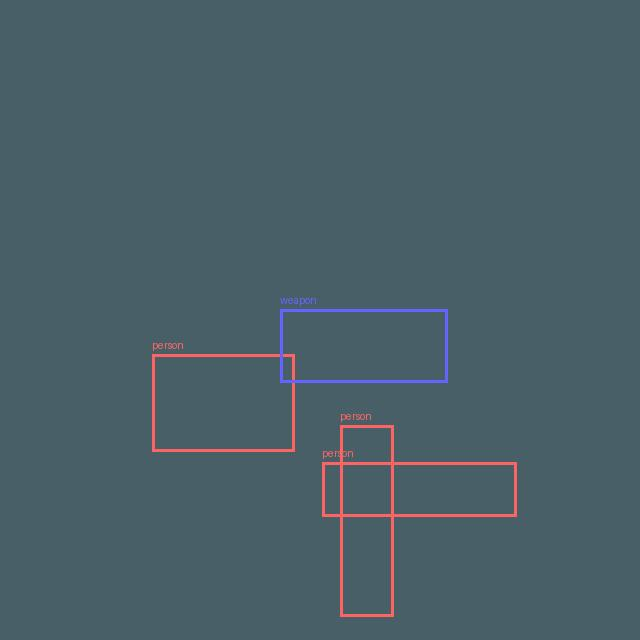
#> input picture data/images/train/train_0000.jpg, 640 x 640 px
$ python -i clahe.py   (imports and definitions only)
#> lines starting #> are read from the running program, lines starting #| are printed output that depends on the picture
#> further down, picture is the input picture: shape (640, 640, 3); mean B, G, R 103.5, 95.1, 74.1
import cv2
import numpy as np

def clahe_enhance(image: np.ndarray, clip_limit: float = 2.0, grid_size: tuple = (8, 8)) -> np.ndarray:
    """
    Apply Contrast Limited Adaptive Histogram Equalization (CLAHE) to enhance visibility.
    Useful for fog, low light, and thermal imagery.
    """
#> called with clip_limit = 2, grid_size = (8, 8)
    if image is None:
        return None

    # Convert to LAB color space
    lab = cv2.cvtColor(image, cv2.COLOR_BGR2LAB)
#> lab: shape (640, 640, 3); mean of channels 0, 1, 2 99.7, 122.9, 121.1
    l, a, b = cv2.split(lab)
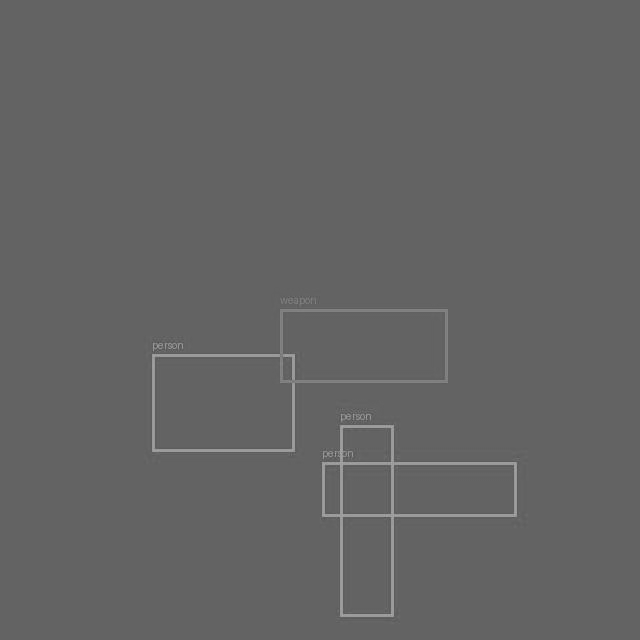
#> l: shape (640, 640); min 70, max 176, mean 99.7
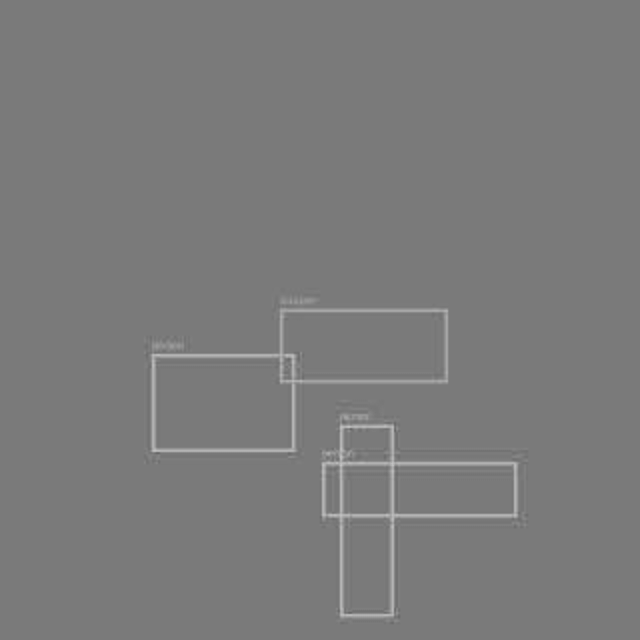
#> a: shape (640, 640); min 102, max 195, mean 122.9

    # Apply CLAHE to L-channel
    clahe = cv2.createCLAHE(clipLimit=clip_limit, tileGridSize=grid_size)
    cl = clahe.apply(l)

    # Merge channels and convert back to BGR
    limg = cv2.merge((cl, a, b))
#> limg: shape (640, 640, 3); mean of channels 0, 1, 2 102.4, 122.9, 121.1
    enhanced = cv2.cvtColor(limg, cv2.COLOR_LAB2BGR)

    return enhanced

def dark_channel_prior(image: np.ndarray) -> np.ndarray:
    """
    Placeholder for Dark Channel Prior based dehazing.
    """
    # Simplified placeholder implementation
    return clahe_enhance(image, clip_limit=3.0)

>>> import cv2
>>> picture = cv2.imread('../../data/images/train/train_0000.jpg')
>>> result = clahe_enhance(picture)

$ run again, on data/images/train/train_0001.jpg
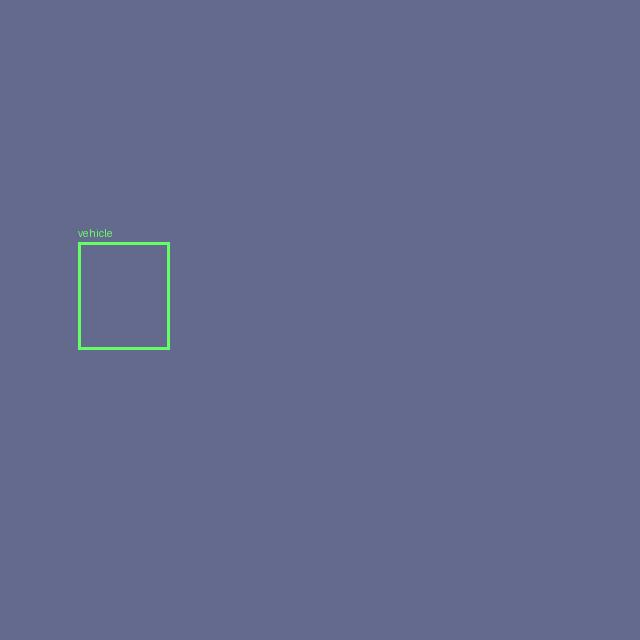
#> input picture data/images/train/train_0001.jpg, 640 x 640 px
#> picture is the input picture: shape (640, 640, 3); mean B, G, R 141.9, 106.4, 100
#> lab: shape (640, 640, 3); mean of channels 0, 1, 2 116.3, 134.7, 107.3
#> in clahe_enhance, `l, a, b = cv2.split(lab)`:
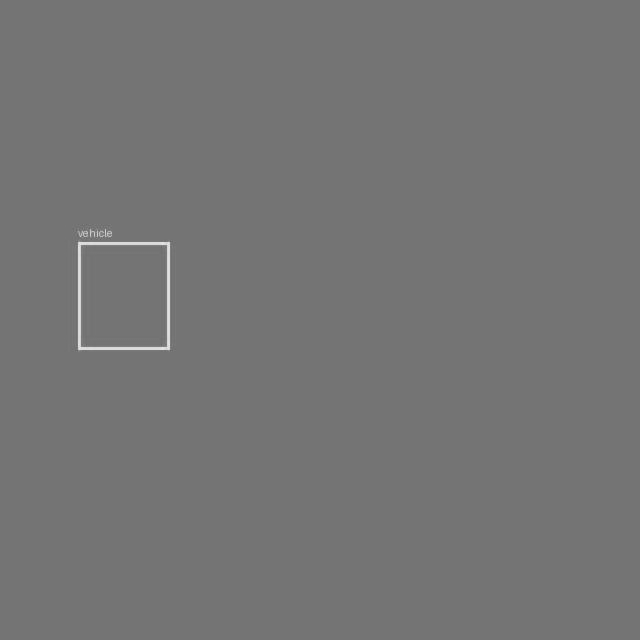
#> l: shape (640, 640); min 93, max 233, mean 116.3
#> limg: shape (640, 640, 3); mean of channels 0, 1, 2 118.7, 134.7, 107.3

$ run again, on data/images/train/train_0002.jpg
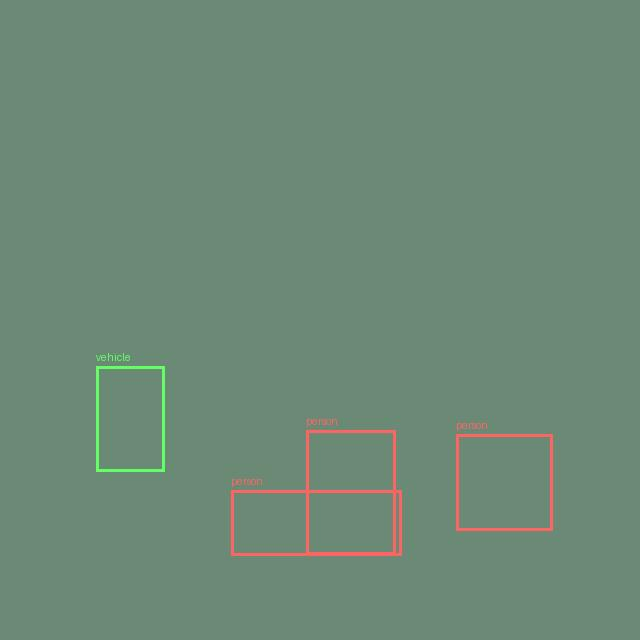
#> input picture data/images/train/train_0002.jpg, 640 x 640 px
#> picture is the input picture: shape (640, 640, 3); mean B, G, R 118.7, 137, 109.3
#> lab: shape (640, 640, 3); mean of channels 0, 1, 2 139.4, 114.5, 134.4
#> in clahe_enhance, `l, a, b = cv2.split(lab)`:
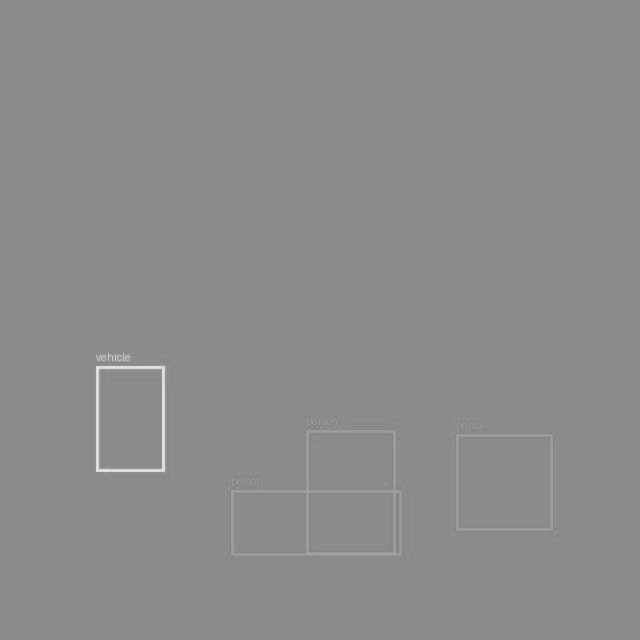
#> l: shape (640, 640); min 124, max 231, mean 139.4
#> in clahe_enhance, `l, a, b = cv2.split(lab)`:
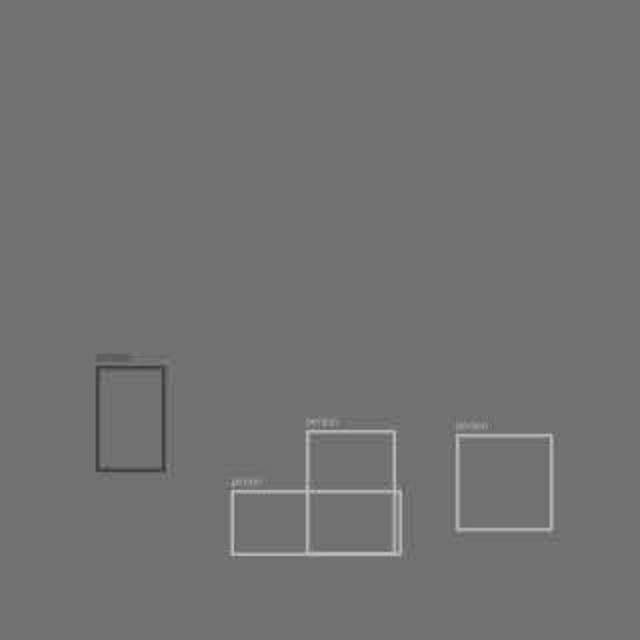
#> a: shape (640, 640); min 57, max 193, mean 114.5
#> limg: shape (640, 640, 3); mean of channels 0, 1, 2 140.3, 114.5, 134.4

$ run again, on data/images/train/train_0003.jpg
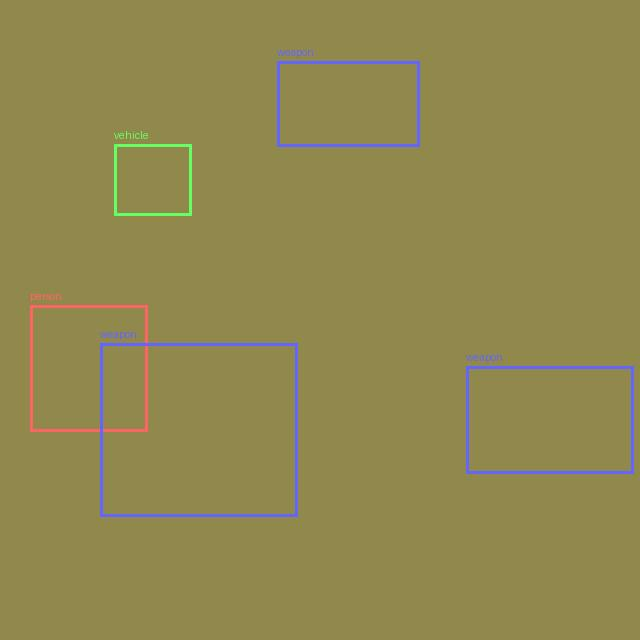
#> input picture data/images/train/train_0003.jpg, 640 x 640 px
#> picture is the input picture: shape (640, 640, 3); mean B, G, R 79.4, 135.7, 144.6
#> lab: shape (640, 640, 3); mean of channels 0, 1, 2 143.9, 123.5, 159.6
#> in clahe_enhance, `l, a, b = cv2.split(lab)`:
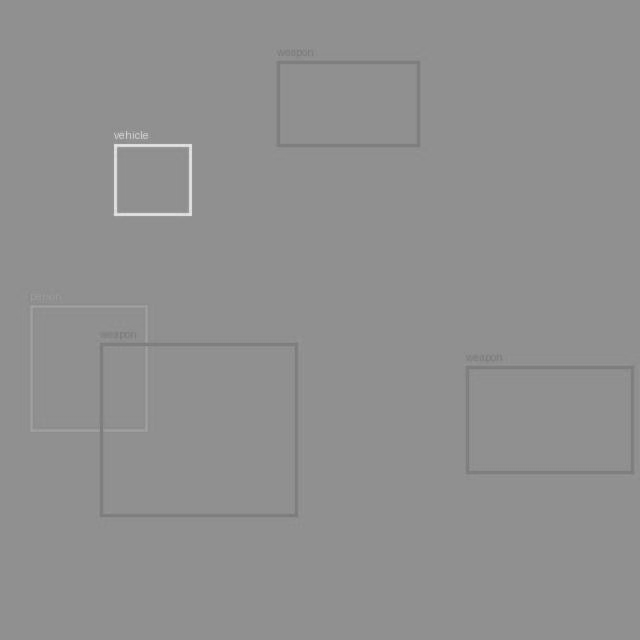
#> l: shape (640, 640); min 119, max 232, mean 143.9
#> in clahe_enhance, `l, a, b = cv2.split(lab)`:
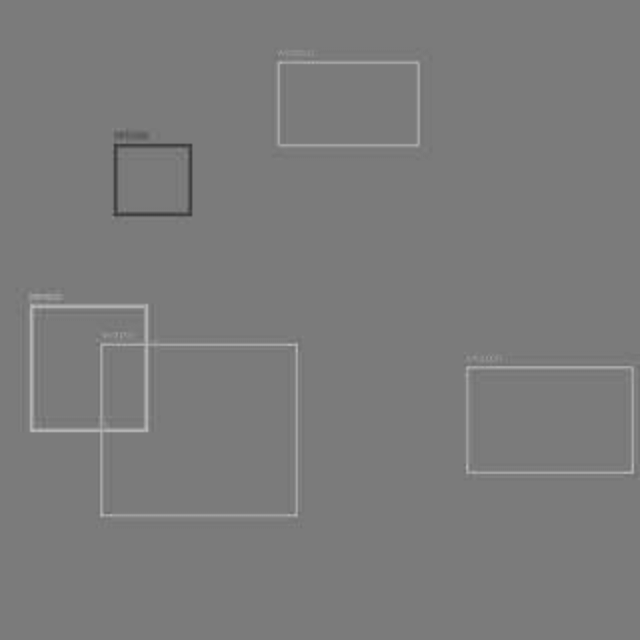
#> a: shape (640, 640); min 55, max 187, mean 123.5
#> limg: shape (640, 640, 3); mean of channels 0, 1, 2 146.3, 123.5, 159.6
